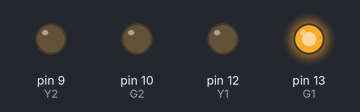
A sketch run on a simulated Arduino Uno, built with avr-gcc and run on an emulated ATmega328P. On the bench: output pins drawn as LEDs (lit = HIGH). Pins used as bus, display or sensor lines are not drawn.

Above: at 2.5 s.
At 5.5 s:
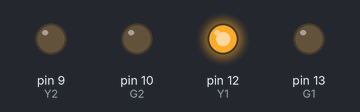
At 8.5 s:
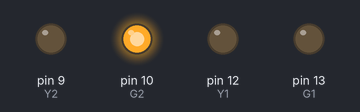
At 11.5 s:
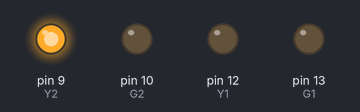
Timing chart, 0 to 15.6 s (numbered marks = the images above):
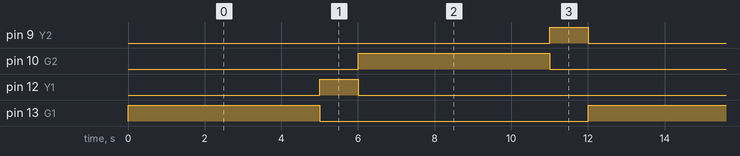

The sketch:

sim3.ino
```cpp
int G1 = 13;
int Y1 = 12;
int R1 = 11;
int G2 = 10;
int Y2 = 9;
int R2 = 8;
int buttonState;
int freq = 5000;

void setup() {
pinMode(G1, OUTPUT);
pinMode(Y1, OUTPUT);
pinMode(R1, OUTPUT);
pinMode(G2, OUTPUT);
pinMode(R2, OUTPUT);
pinMode(Y2, OUTPUT);
Serial.begin(9600);
}

void loop() {
    digitalWrite(Y2, LOW);
    digitalWrite(Y1, LOW);
    digitalWrite(G2, LOW);
    digitalWrite(R1, LOW);
    digitalWrite(G1, HIGH);
    digitalWrite(R2, HIGH);
    delay(freq);
    digitalWrite(G1, LOW);
    digitalWrite(Y1, HIGH);
    delay(freq/5);
    digitalWrite(Y1, LOW);
    digitalWrite(G2, HIGH);
    digitalWrite(R1, HIGH);
    delay(freq);
    digitalWrite(G2, LOW);
    digitalWrite(Y2, HIGH);
    delay(freq/5);
}
```

Measured:
- by itself, pin 9 (Y2), pin 12 (Y1): alternates HIGH for 1.0 s and LOW for 11.0 s
- by itself, pin 10 (G2), pin 13 (G1): alternates HIGH for 5.0 s and LOW for 7.0 s
- by itself, everything shown: repeats every 12.0 s, in 4 steps
